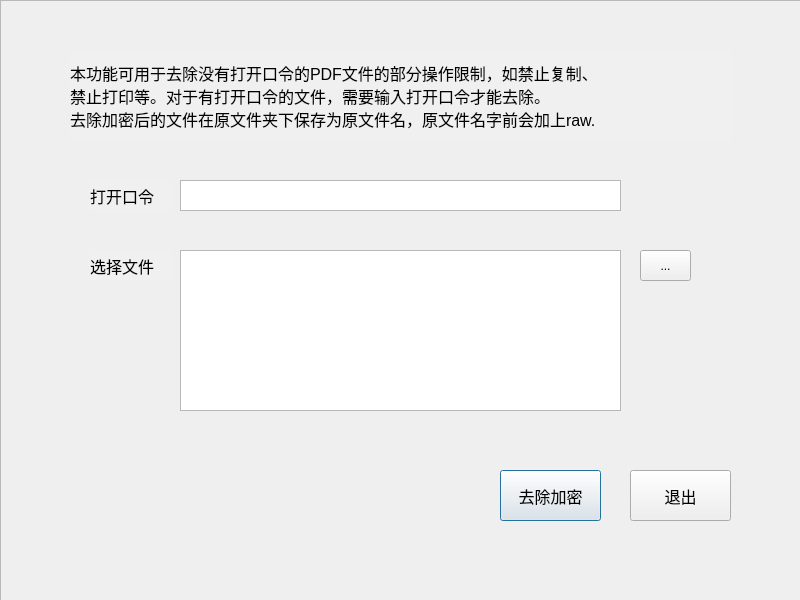
<?xml version="1.0" encoding="UTF-8"?>
<ui version="4.0">
 <class>Dialog</class>
 <widget class="QDialog" name="Dialog">
  <property name="geometry">
   <rect>
    <x>0</x>
    <y>0</y>
    <width>800</width>
    <height>600</height>
   </rect>
  </property>
  <property name="maximumSize">
   <size>
    <width>800</width>
    <height>600</height>
   </size>
  </property>
  <property name="windowTitle">
   <string>Dialog</string>
  </property>
  <property name="styleSheet">
   <string notr="true"/>
  </property>
  <widget class="QFrame" name="frame">
   <property name="geometry">
    <rect>
     <x>0</x>
     <y>0</y>
     <width>801</width>
     <height>601</height>
    </rect>
   </property>
   <property name="styleSheet">
    <string notr="true">#frame
{
	image: url(:/q/nvwrign.jpg);
}</string>
   </property>
   <property name="frameShape">
    <enum>QFrame::StyledPanel</enum>
   </property>
   <property name="frameShadow">
    <enum>QFrame::Raised</enum>
   </property>
   <widget class="QTextEdit" name="passwordEdit">
    <property name="geometry">
     <rect>
      <x>180</x>
      <y>180</y>
      <width>441</width>
      <height>31</height>
     </rect>
    </property>
    <property name="font">
     <font>
      <pointsize>9</pointsize>
     </font>
    </property>
   </widget>
   <widget class="QTextEdit" name="textEdit">
    <property name="geometry">
     <rect>
      <x>180</x>
      <y>250</y>
      <width>441</width>
      <height>161</height>
     </rect>
    </property>
    <property name="font">
     <font>
      <pointsize>9</pointsize>
     </font>
    </property>
   </widget>
   <widget class="QToolButton" name="selectFileBtn">
    <property name="geometry">
     <rect>
      <x>640</x>
      <y>250</y>
      <width>51</width>
      <height>31</height>
     </rect>
    </property>
    <property name="text">
     <string>...</string>
    </property>
   </widget>
   <widget class="QLabel" name="label">
    <property name="geometry">
     <rect>
      <x>90</x>
      <y>250</y>
      <width>81</width>
      <height>31</height>
     </rect>
    </property>
    <property name="font">
     <font>
      <pointsize>12</pointsize>
     </font>
    </property>
    <property name="styleSheet">
     <string notr="true">background-color: rgb(240, 240, 240);</string>
    </property>
    <property name="text">
     <string>选择文件</string>
    </property>
   </widget>
   <widget class="QLabel" name="label_5">
    <property name="geometry">
     <rect>
      <x>70</x>
      <y>50</y>
      <width>661</width>
      <height>91</height>
     </rect>
    </property>
    <property name="font">
     <font>
      <pointsize>12</pointsize>
     </font>
    </property>
    <property name="styleSheet">
     <string notr="true">background-color: rgb(240, 240, 240);</string>
    </property>
    <property name="text">
     <string>本功能可用于去除没有打开口令的PDF文件的部分操作限制，如禁止复制、
禁止打印等。对于有打开口令的文件，需要输入打开口令才能去除。
去除加密后的文件在原文件夹下保存为原文件名，原文件名字前会加上raw.</string>
    </property>
   </widget>
   <widget class="QLabel" name="label_4">
    <property name="geometry">
     <rect>
      <x>90</x>
      <y>180</y>
      <width>81</width>
      <height>31</height>
     </rect>
    </property>
    <property name="font">
     <font>
      <pointsize>12</pointsize>
     </font>
    </property>
    <property name="styleSheet">
     <string notr="true">background-color: rgb(240, 240, 240);</string>
    </property>
    <property name="text">
     <string>打开口令</string>
    </property>
   </widget>
   <widget class="QPushButton" name="operateBtn_2">
    <property name="geometry">
     <rect>
      <x>500</x>
      <y>470</y>
      <width>101</width>
      <height>51</height>
     </rect>
    </property>
    <property name="font">
     <font>
      <pointsize>12</pointsize>
     </font>
    </property>
    <property name="text">
     <string>去除加密</string>
    </property>
   </widget>
   <widget class="QPushButton" name="exitBtn_2">
    <property name="geometry">
     <rect>
      <x>630</x>
      <y>470</y>
      <width>101</width>
      <height>51</height>
     </rect>
    </property>
    <property name="font">
     <font>
      <pointsize>12</pointsize>
     </font>
    </property>
    <property name="text">
     <string>退出</string>
    </property>
   </widget>
  </widget>
 </widget>
 <resources>
  <include location="pictures.qrc"/>
 </resources>
 <connections/>
</ui>
